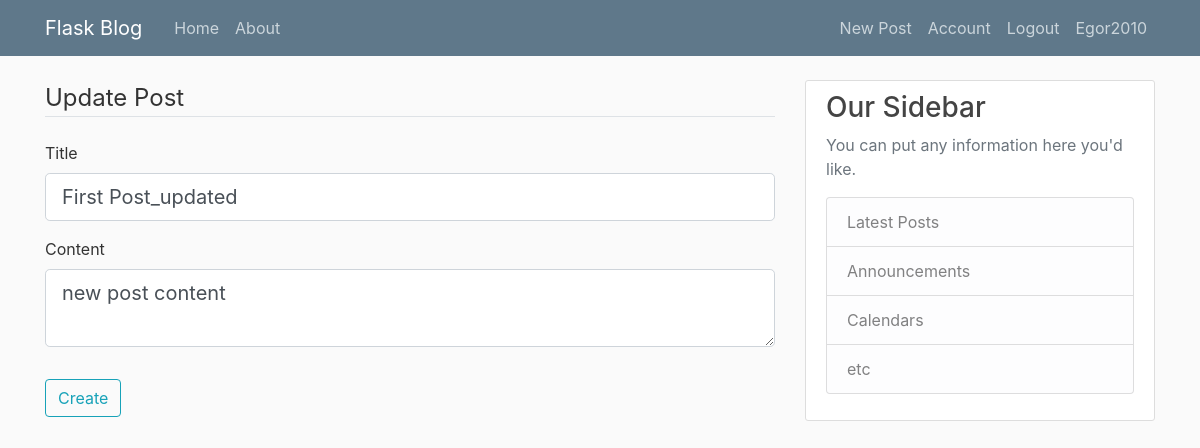
The page /post/1/update (signed in) on the database its author committed.
### flaskblog/models.py (models this page shows, shortened)
class User(db.Model,UserMixin):
	id = db.Column(db.Integer(),primary_key = True)
	username = db.Column(db.String(20), unique = True, nullable = False)
	email = db.Column(db.String(120), unique = True, nullable = False)
	password = db.Column(db.String(60), nullable = False)
	image_file = db.Column(db.String(20), nullable = False, default='default.jpg')
	posts = db.relationship('Post', backref = 'autor', lazy = True)

class Post(db.Model):
	id = db.Column(db.Integer(),primary_key = True)
	title = db.Column(db.String(100), nullable= False)
	created = db.Column(db.DateTime, nullable = False, default = datetime.now())
	content = db.Column(db.Text, nullable = False)
	user_id = db.Column(db.Integer, db.ForeignKey('user.id'), nullable = False)

### flaskblog/posts/routes.py (the view)
@posts.route('/post/<int:post_id>/update', methods = ['GET','POST'])
@login_required
def update_post(post_id):
	post = Post.query.get_or_404(post_id)
	form = NewPostForm()
	if post.autor!=current_user:
		abort(403)
	if request.method=='POST':
		if form.validate_on_submit():
			post.title = form.title.data
			post.content = form.content.data
			db.session.commit()
			flash(f'Your post has been updated!', 'success')
			return redirect(url_for('posts.post', post_id = post.id))
	elif request.method=='GET':
		form.title.data = post.title
		form.content.data = post.content
	return render_template('update_post.html', title = post.title, form=form, legend = 'Update Post')

### flaskblog/posts/forms.py
class NewPostForm(FlaskForm):
	title = StringField('Title', validators = [DataRequired()])
	content = TextAreaField('Content', validators = [DataRequired()])
	submit = SubmitField('Create')

### flaskblog/models.py (called while the page is built)
@login_manager.user_loader
def load_user(user_id):
	return User.query.get(int(user_id))

### flaskblog/Templates/update_post.html (shortened to what this page needs)
{% extends "layout.html" %}
{% block content %}
	<form method="POST" action="">
	<fieldset class="form-group">
		<legend class="border-bottom mb-4">{{ legend }}</legend>
		<div class="form-group">
			{{ form.title.label(class="form-control-label") }}
				{% if form.title.errors %}
					{{ form.title(class="form-control form-control-lg is-invalid") }}
					<div class="invalid feedback">
						{% for error in form.title.errors %}
							<span>{{ error }}</span>
						{% endfor %}
					</div>
				{% else %}
					{{ form.title(class="form-control form-control-lg") }}
				{% endif %}
		</div>
		<div class="form-group">
			{{ form.content.label(class="form-control-label") }}
				{% if form.content.errors %}
					{{ form.content(class="form-control form-control-lg is-invalid") }}
					<div class="invalid feedback">
						{% for error in form.content.errors %}
							<span>{{ error }}</span>
						{% endfor %}
					</div>
				{% else %}
					{{ form.content(class="form-control form-control-lg") }}
				{% endif %}
		</div>
	</fieldset>
	<div class="form-group">
		{{ form.submit(class="btn btn-outline-info") }}
	</div>
{% endblock content %}

### flaskblog/Templates/layout.html (shortened to what this page needs)
<!DOCTYPE html>
<html>
<head>
    <link rel="stylesheet" href="https://maxcdn.bootstrapcdn.com/bootstrap/4.0.0/css/bootstrap.min.css">
    <link rel="stylesheet" type="text/css" href="{{ url_for('static', filename = 'main.css') }}">
</head>
<body>
    <header class="site-header">
      <nav class="navbar navbar-expand-md navbar-dark bg-steel fixed-top">
        <div class="container">
          <a class="navbar-brand mr-4" href="/">Flask Blog</a>
          <div class="collapse navbar-collapse" id="navbarToggle">
            <div class="navbar-nav mr-auto">
              <a class="nav-item nav-link" href="{{ url_for('main.index') }}">Home</a>
              <a class="nav-item nav-link" href="{{ url_for('main.about') }}">About</a>
            </div>
            <div class="navbar-nav">
	            {% if current_user.is_authenticated %}
	              <a class="nav-item nav-link" href="{{ url_for('posts.new_post') }}">New Post</a>
	              <a class="nav-item nav-link" href="{{ url_for('users.account') }}">Account</a>
	              <a class="nav-item nav-link" href="{{ url_for('users.logout') }}">Logout</a>
	              <a class="nav-item nav-link">{{ current_user.username }}</a>
	            {% else %}
	              <a class="nav-item nav-link" href="{{ url_for('users.login') }}">Login</a>
	              <a class="nav-item nav-link" href="{{ url_for('users.register') }}">Register</a>
	            {% endif %}
            </div>
          </div>
        </div>
      </nav>
    </header>
	<main role="main" class="container">
		<div class="row">
			<div class="col-md-8">
			  {% block content %}{% endblock %}
			</div>
			<div class="col-md-4">
			  <div class="content-section">
			    <h3>Our Sidebar</h3>
			    <p class='text-muted'>You can put any information here you'd like.
			      <ul class="list-group">
			        <li class="list-group-item list-group-item-light">Latest Posts</li>
			        <li class="list-group-item list-group-item-light">Announcements</li>
			        <li class="list-group-item list-group-item-light">Calendars</li>
			        <li class="list-group-item list-group-item-light">etc</li>
			      </ul>
			    </p>
			  </div>
			</div>
		</div>
	</main>
</body>
</html>

### rows shown on the page
User: username "Egor2010"
Post: title "First Post_updated", content "new post content"

### other values the page prints
{{ legend }} "Update Post"
